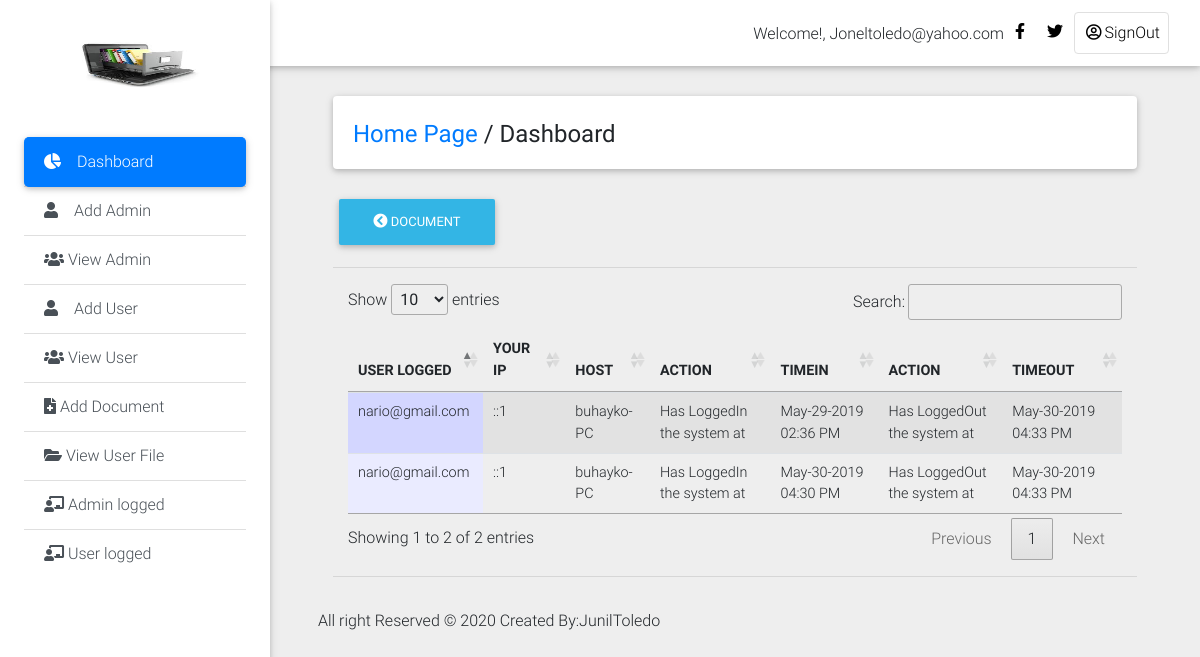
Screenshot of /Private_Dashboard/user_log.php (signed in) with the database file from the repository.
### tables this page shows
CREATE TABLE `history_log` (
  `log_id` int(11) NOT NULL,
  `id` int(11) NOT NULL,
  `email_address` text NOT NULL,
  `action` varchar(100) NOT NULL,
  `actions` varchar(200) NOT NULL DEFAULT 'Has LoggedOut the system at',
  `ip` text NOT NULL,
  `host` text NOT NULL,
  `login_time` varchar(200) NOT NULL,
  `logout_time` varchar(200) NOT NULL
);

### Private_Dashboard/user_log.php (the view, shortened to what this page needs)
<!DOCTYPE html>
<html lang="en">
<head>
  <link rel="stylesheet" href="https://use.fontawesome.com/releases/v5.8.1/css/all.css">
  <link href="css/bootstrap.min.css" rel="stylesheet">
  <link href="css/mdb.min.css" rel="stylesheet">
  <link href="css/style.min.css" rel="stylesheet">
    <link rel="stylesheet" type="text/css" href="medias/css/dataTable.css" />
</head>
<body class="grey lighten-3">
  <header>
    <nav class="navbar fixed-top navbar-expand-lg navbar-light white scrolling-navbar">
      <div class="container-fluid">
        <div class="collapse navbar-collapse" id="navbarSupportedContent">
            <?php
             require_once("include/connection.php");
               $id = mysqli_real_escape_string($conn,$_SESSION['admin_user']);
              $r = mysqli_query($conn,"SELECT * FROM admin_login where id = '$id'") or die (mysqli_error($con));
              $row = mysqli_fetch_array($r);
               $id=$row['admin_user'];
            ?>
          <ul class="navbar-nav nav-flex-icons">
                <li style="margin-top: 10px;">Welcome!,</font> <?php echo ucwords(htmlentities($id)); ?></li>
            <li class="nav-item">
              <a href="#" class="nav-link waves-effect" target="_blank">
                <i class="fab fa-facebook-f"></i>
              </a>
            </li>
            <li class="nav-item">
              <a href="#" class="nav-link waves-effect" target="_blank">
                <i class="fab fa-twitter"></i>
              </a>
            </li>
            <li class="nav-item">
              <a href="logout.php" class="nav-link border border-light rounded waves-effect">
               <i class="far fa-user-circle"></i>SignOut
              </a>
            </li>
          </ul>
        </div>
      </div>
    </nav>
    <div class="sidebar-fixed position-fixed">
      <a class="logo-wrapper waves-effect">
        <img src="img/images.jpg" width="150px" height="200px;" class="img-fluid" alt="">
      </a>
       <div class="list-group list-group-flush">
        <a href="dashboard.php" class="list-group-item active waves-effect">
          <i class="fas fa-chart-pie mr-3"></i>Dashboard
        </a>
         <a href="#" class="list-group-item list-group-item-action waves-effect"  data-toggle="modal" data-target="#modalRegisterForm">
          <i class="fas fa-user mr-3"></i>Add Admin</a>
            <a href="view_admin.php" class="list-group-item list-group-item-action waves-effect">
          <i class="fas fa-users"></i> View Admin</a>
        <a href="#" class="list-group-item list-group-item-action waves-effect" data-toggle="modal" data-target="#modalRegisterForm2">
          <i class="fas fa-user mr-3"></i>Add User</a>
           <a href="view_user.php" class="list-group-item list-group-item-action waves-effect">
          <i class="fas fa-users"></i>  View User</a>
        <a href="add_document.php" class="list-group-item list-group-item-action waves-effect">
          <i class="fas fa-file-medical"></i> Add Document</a>
        <a href="view_userfile.php" class="list-group-item list-group-item-action waves-effect">
          <i class="fas fa-folder-open"></i> View User File</a>
            <a href="admin_log.php" class="list-group-item list-group-item-action waves-effect">
          <i class="fas fa-chalkboard-teacher"></i> Admin logged</a>
              <a href="user_log.php" class="list-group-item list-group-item-action waves-effect">
          <i class="fas fa-chalkboard-teacher"></i> User logged</a>
      </div>
    </div>
  </header>
  <main class="pt-5 mx-lg-5">
    <div class="container-fluid mt-5">
      <div class="card mb-4 wow fadeIn">
        <div class="card-body d-sm-flex justify-content-between">
          <h4 class="mb-2 mb-sm-0 pt-1">
            <a href="dashboard.php">Home Page</a>
            <span>/</span>
            <span>Dashboard</span>
          </h4>
        </div>
      </div>
      <div class="">
    <a href="add_document.php"><button type="button" class="btn btn-info"><i class="fas fa-chevron-circle-left"></i>  Document</button></a>
    </div>
<hr>
 <div class="col-md-12">
  <table id="dtable" class = "table table-striped" style="">
     <thead>
    <th>USER LOGGED</th>
     <th>YOUR IP</th>
     <th>HOST</th>
     <th>ACTION</th>
     <th>TIMEIN</th>
     <th>ACTION</th>
     <th>TIMEOUT</th>
</thead>
<tbody>
    <tr>
        <?php
        require_once("include/connection.php");
      $query = mysqli_query($conn,"SELECT * from history_log") or die (mysqli_error($conn));
      while($file=mysqli_fetch_array($query)){
         $name =  $file['email_address'];
         $ip =  $file['ip'];
         $host =  $file['host'];
         $action =  $file['action'];
         $logintime =  $file['login_time'];
         $actions =  $file['actions'];
         $logouttime =  $file['logout_time'];
      ?>
      <td><?php echo $name; ?></td>
       <td><?php echo $ip; ?></td>
      <td><?php echo $host; ?></td>
      <td><?php echo $action; ?></td>
      <td><?php echo $logintime; ?></td>
      <td><?php echo $actions; ?></td>
      <td><?php echo $logouttime; ?></td>
    </tr>
<?php } ?>
</tbody>
   </table>
    </div>
    <hr></div>
    <div class="footer-copyright py-3">
     <p>All right Reserved &copy; <?php echo date('Y');?> Created By:JunilToledo</p>
    </div>
<link rel="stylesheet" type="text/css" href="https://cdn.datatables.net/1.10.9/css/jquery.dataTables.min.css"/>
<link rel="stylesheet" type="text/css" href="https://cdn.datatables.net/responsive/1.0.3/css/dataTables.responsive.css">
</body>
</html>

### Private_Dashboard/medias/css/dataTable.css (style rules this page uses)
.sorting_asc { background: url('../images/sort_asc.png') no-repeat center right; }
.sorting { background: url('../images/sort_both.png') no-repeat center right; }
tr.odd { background-color: #E2E4FF; }
tr.odd td.sorting_1 { background-color: #D3D6FF; }
tr.even td.sorting_1 { background-color: #EAEBFF; }

### rows the page displays
history_log: email_address "nario@gmail.com", ip "::1", host "buhayko-PC", action "Has LoggedIn the system at", login_time "May-29-2019 02:36 PM", actions "Has LoggedOut the system at", logout_time "May-30-2019 04:33 PM"
history_log: email_address "nario@gmail.com", ip "::1", host "buhayko-PC", action "Has LoggedIn the system at", login_time "May-30-2019 04:30 PM", actions "Has LoggedOut the system at", logout_time "May-30-2019 04:33 PM"

### other values shown
$id "Joneltoledo@yahoo.com"
